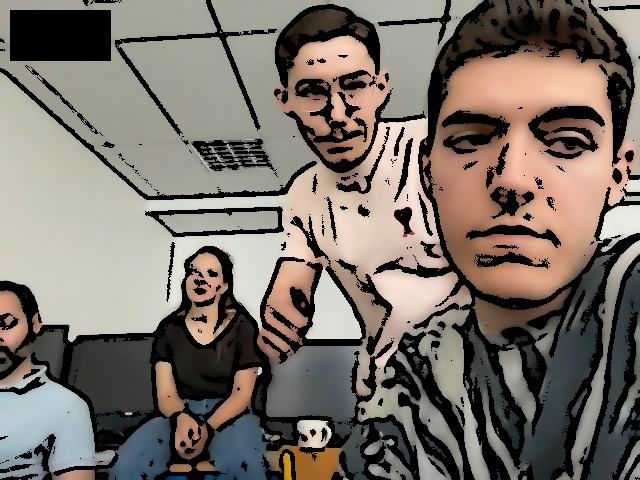
//> input picture Imagination/images/codec-V1.jpeg, 640 x 480 px
$ ./cartoon   (built with g++ and OpenCV 4)
//> lines starting //> are read from the running program, lines starting //| are printed output that depends on the picture; after the words box and inside, x2 and y2 are one past the last pixel; in counts of white or black regions, pixels touching at a corner belong together
// #############################################################################
// # file_input cartoon.cpp
// # Projet en C - Polytech Sorbonne - 2023/2024 - S6
// # Auteurs : Evinia Anastasopoulou, Yanis Sadoun, Vasileios Filippos Skarleas - Tous droits réservés.
// #############################################################################

/**
 * @file cartoon.cpp
 * @brief Filtre de cartoon
 *
 */

#include <opencv2/opencv.hpp>
#include <opencv2/imgproc.hpp>
#include <opencv2/highgui.hpp>

using namespace cv;

/**
 * @brief Il applique un effet cartoon à une image capturé par le workflow automatique grâce au filtre bilateral de OpenCv
 *
 * @param input_file le file_input de l'image (image à modifier inclus)
 * @param output_file la destination de l'image (image modifié inclus)
 */
void cartoon_effect(const std::string &input_file, const std::string &output_file)
{
//> called with input_file = "images/codec-V1.jpeg", output_file = "images/codec-V1.jpeg"
    Mat img = imread(input_file);
//> img is the input picture: 480 rows x 640 cols, CV_8UC3; mean B, G, R 104.5, 112.8, 121.7
    if (img.empty())
    {
        std::cerr << "Erreur de chargement de l'image : " << input_file << std::endl;
        return;
    }

    // Appication du filtre bilatéral selon OpenCV
    Mat img_bilateral;
    bilateralFilter(img, img_bilateral, 9, 75, 75);

    // Convertir en espace de couleur gris
    Mat gray, gray_blurred;
    cvtColor(img_bilateral, gray, COLOR_BGR2GRAY);
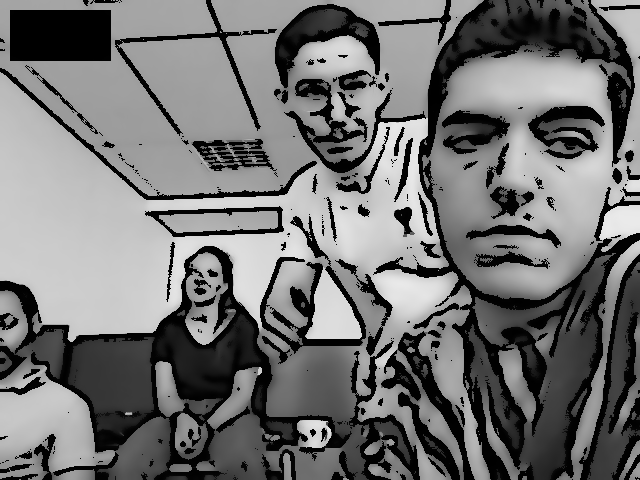
//> gray: 480 rows x 640 cols, CV_8UC1; min 0, max 234, mean 114.8
    medianBlur(gray, gray_blurred, 7); //filter pour diminuer la clarite
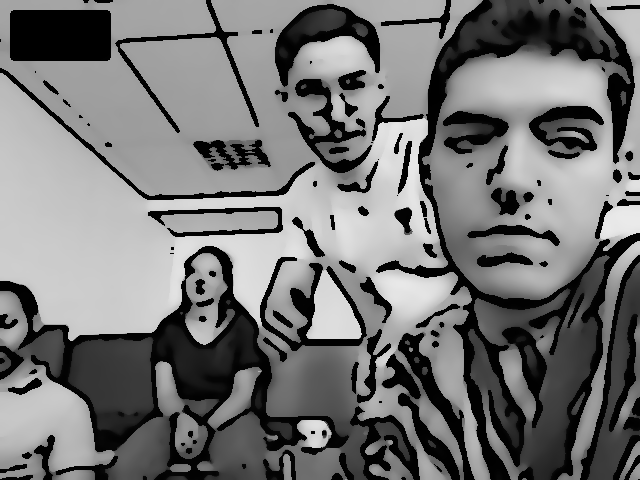
//> gray_blurred: 480 rows x 640 cols, CV_8UC1; min 0, max 234, mean 116.2

    // Detection des contours tout en les mettant en couleur
    Mat edges, edges_colored;
    adaptiveThreshold(gray_blurred, edges, 255, ADAPTIVE_THRESH_MEAN_C, THRESH_BINARY, 9, 2);
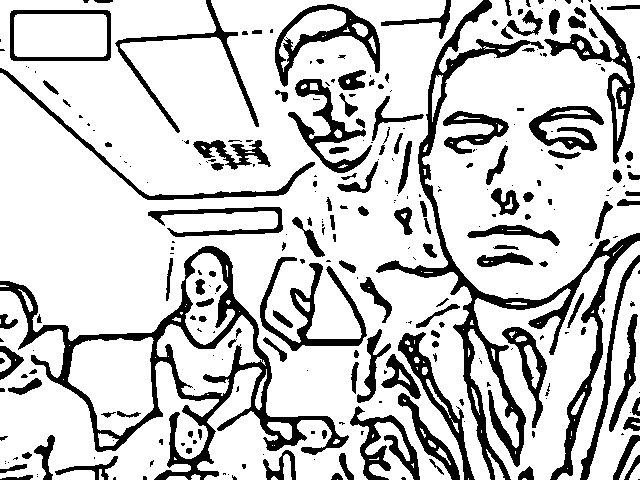
//> edges: 480 rows x 640 cols, CV_8UC1; 79% white; 291 black regions (149 under 20 px), largest, box (x1, y1, x2, y2) and area: (376, 0, 640, 480) 11601, (0, 246, 349, 480) 10720, (544, 4, 635, 164) 2437
    cvtColor(edges, edges_colored, COLOR_GRAY2BGR);

    // Combiner les contours avec l'image originale
    Mat cartoon;
    bitwise_and(img_bilateral, edges_colored, cartoon);
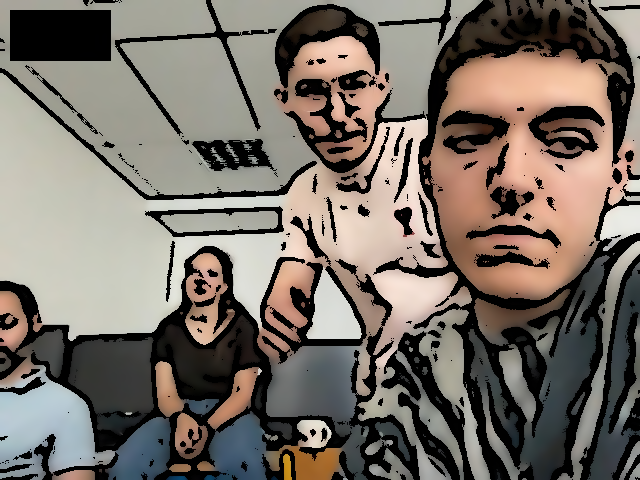
//> cartoon: 480 rows x 640 cols, CV_8UC3; mean B, G, R 103, 111.3, 119.8

    // Enregistrer le résultat
    imwrite(output_file, cartoon);
}

int main(int argc, char **argv)
{
    std::string input_file = "images/codec-V1.jpeg";
    std::string output_file = "images/codec-V1.jpeg"; //choix explicit pour re-erire l'image pris par l'utilisateur avec un effet cartoon.
    cartoon_effect(input_file, output_file);
    return 0;
}

$ run again, with Imagination/images/cartoonized-sample4.jpeg copied over Imagination/images/codec-V1.jpeg
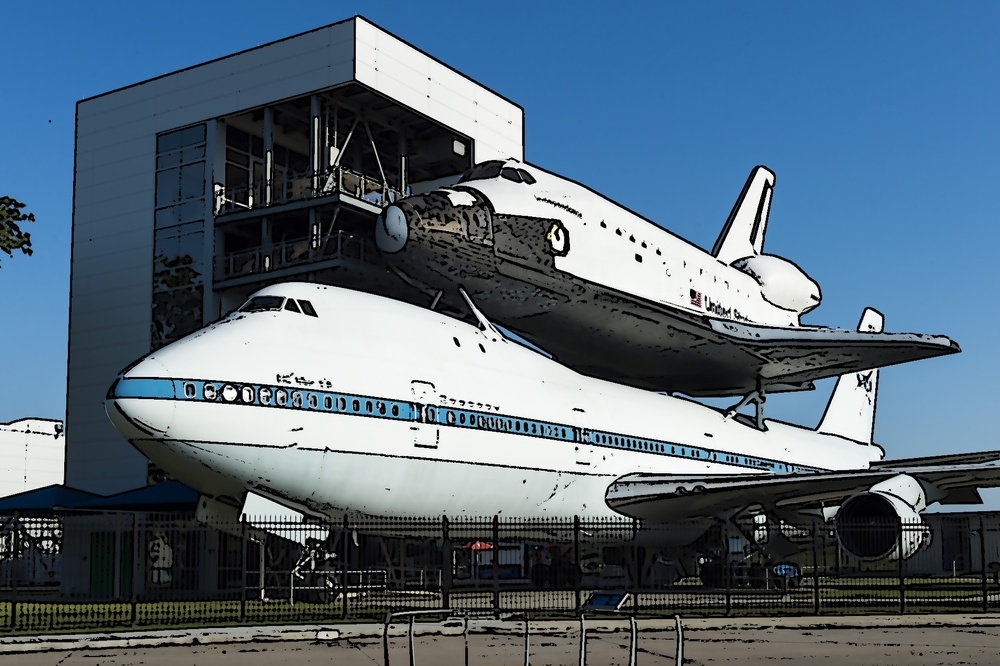
//> input picture Imagination/images/cartoonized-sample4.jpeg, 1000 x 666 px, shrunk from 1900 x 1265 before the run
//> in cartoon_effect, img is the input picture: 666 rows x 1000 cols, CV_8UC3; mean B, G, R 123.2, 106.4, 86.1
//> in cartoon_effect, `adaptiveThreshold(gray_blurred, edges, 255, ADAPTIVE_THRESH_MEAN_C, TH..`:
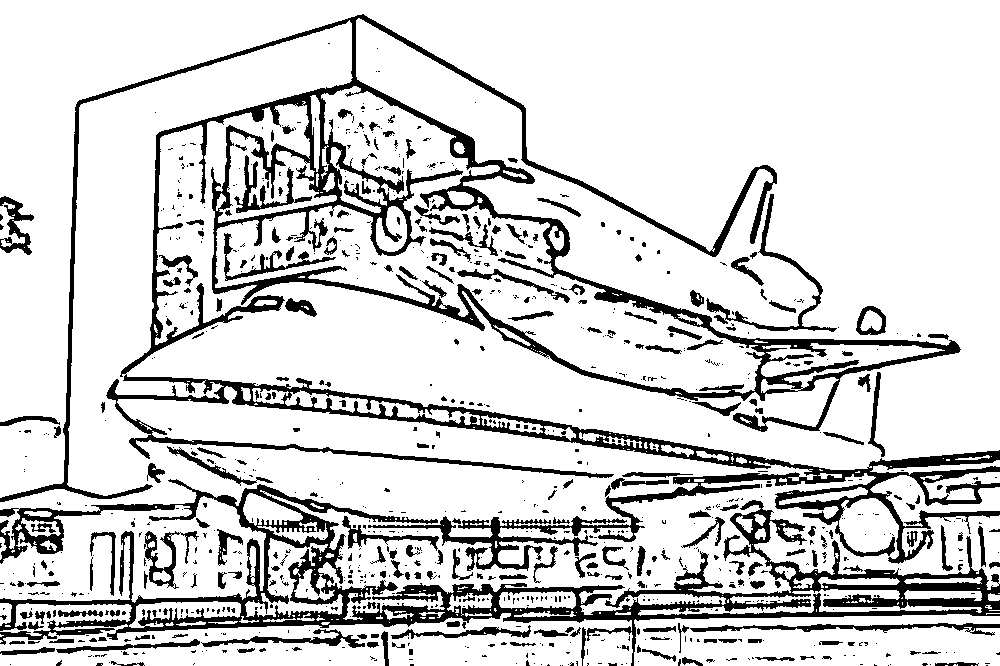
//> edges: 666 rows x 1000 cols, CV_8UC1; 83% white; 886 black regions (647 under 20 px), largest, box (x1, y1, x2, y2) and area: (0, 14, 1000, 571) 53569, (0, 479, 1000, 666) 29710, (706, 194, 837, 332) 1419
//> in cartoon_effect, `bitwise_and(img_bilateral, edges_colored, cartoon);`:
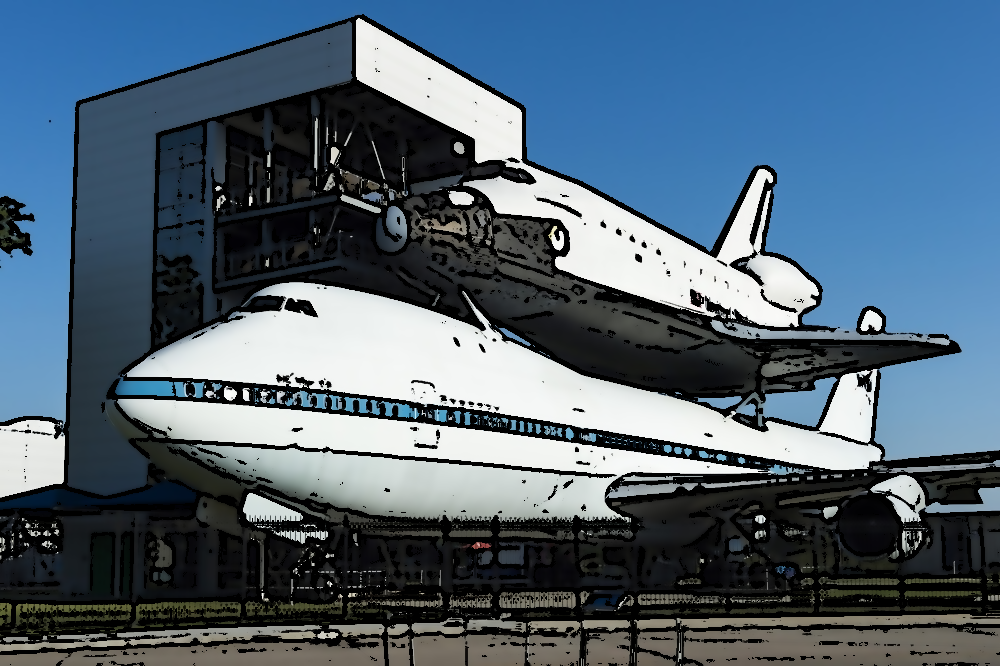
//> cartoon: 666 rows x 1000 cols, CV_8UC3; mean B, G, R 116.3, 99.7, 80
